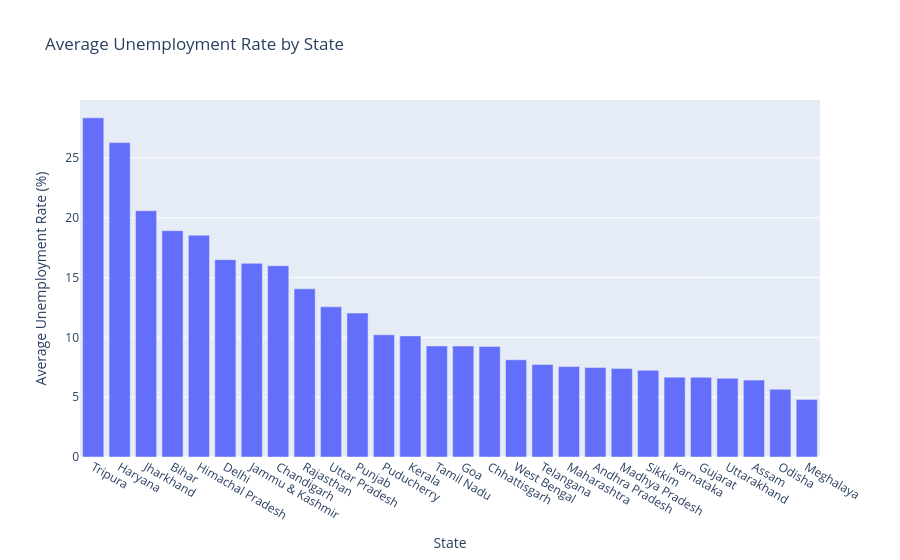

Notebook code cell kept with this figure:
### Markdown cell above
### Average Unemployment by State

This chart compares the average unemployment rate across the different states.

### Code cell
state_avg = df.groupby("State")["Unemployment_Rate"].mean().sort_values(ascending=False)

fig = px.bar(
    x=state_avg.index,
    y=state_avg.values,
    title="Average Unemployment Rate by State",
    labels={
        "x": "State",
        "y": "Average Unemployment Rate (%)"
    }
)

fig.show()

### Figure 1 — Plotly figure (JSON) as saved in the notebook; plotly's stock layout.template omitted (floating-point values rounded to 4 significant figures)
{"data": [{"hovertemplate": "State=%{x}<br>Average Unemployment Rate (%)=%{y}<extra></extra>", "legendgroup": "", "marker": {"color": "#636efa", "pattern": {"shape": ""}}, "name": "", "orientation": "v", "showlegend": false, "textposition": "auto", "type": "bar", "x": ["Tripura", "Haryana", "Jharkhand", "Bihar", "Himachal Pradesh", "Delhi", "Jammu & Kashmir", "Chandigarh", "Rajasthan", "Uttar Pradesh", "Punjab", "Puducherry", "Kerala", "Tamil Nadu", "Goa", "Chhattisgarh", "West Bengal", "Telangana", "Maharashtra", "Andhra Pradesh", "Madhya Pradesh", "Sikkim", "Karnataka", "Gujarat", "Uttarakhand", "Assam", "Odisha", "Meghalaya"], "xaxis": "x", "y": [28.35, 26.28, 20.59, 18.92, 18.54, 16.5, 16.19, 15.99, 14.06, 12.55, 12.03, 10.22, 10.12, 9.284, 9.274, 9.24, 8.125, 7.738, 7.558, 7.477, 7.406, 7.249, 6.676, 6.664, 6.583, 6.428, 5.658, 4.799], "yaxis": "y"}], "layout": {"barmode": "relative", "legend": {"tracegroupgap": 0}, "title": {"text": "Average Unemployment Rate by State"}, "xaxis": {"anchor": "y", "domain": [0, 1], "title": {"text": "State"}}, "yaxis": {"anchor": "x", "domain": [0, 1], "title": {"text": "Average Unemployment Rate (%)"}}}}
